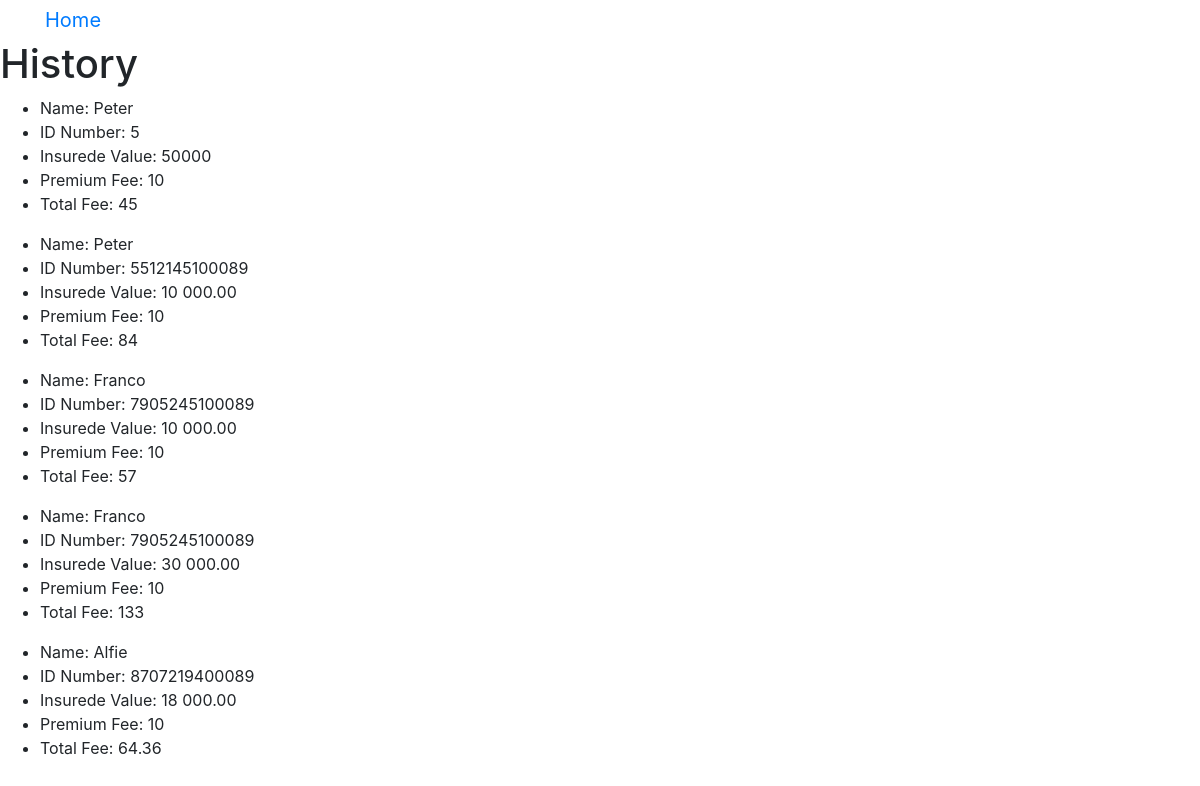
The page /history/ on the database its author committed.
### calc_app/models.py (models this page shows, shortened)
class MemberCaclModel(models.Model):
    memberName = models.CharField(max_length = 13)
    member_id = models.CharField(max_length = 13)
    insuredValue = models.CharField(max_length = 13)
    policyFee = models.CharField(max_length = 13)
    premiumFee = models.CharField(max_length = 13, default = "10")
    total = models.CharField(max_length = 13)

### calc_app/views.py (the view)
# urls.py: path('history/', views.history, name = 'history'),
def history(request):
    history_views = MemberCaclModel.objects.order_by('member_id')
    return render(request, 'history.html', {'history_dict': history_views})

### templates/history.html (shortened to what this page needs)
<!DOCTYPE html>
<html lang="en" dir="ltr">
  <head>
    <link rel="stylesheet" href="https://stackpath.bootstrapcdn.com/bootstrap/4.3.1/css/bootstrap.min.css">
  </head>
  <body>
    <div class="container">
      <a class="navbar-brand" href="{% url 'home' %}">Home</a>
    </div>
    <h1>History</h1>
      {% for mem in history_dict %}
      <ul>
        <li>Name: {{mem.memberName}}</li>
        <li>ID Number: {{mem.member_id}}</li>
        <li>Insurede Value: {{mem.insuredValue}}</li>
        <li>Premium Fee: {{mem.premiumFee}}</li>
        <li>Total Fee: {{mem.total}}</li>
      </ul>
      {% endfor %}
  </body>
</html>

### rows shown on the page
MemberCaclModel: memberName "Peter", member_id "5", insuredValue "50000", premiumFee "10", total "45"
MemberCaclModel: memberName "Peter", member_id "5512145100089", insuredValue "10 000.00", premiumFee "10", total "84"
MemberCaclModel: memberName "Franco", member_id "7905245100089", insuredValue "10 000.00", premiumFee "10", total "57"
MemberCaclModel: memberName "Franco", member_id "7905245100089", insuredValue "30 000.00", premiumFee "10", total "133"
MemberCaclModel: memberName "Alfie", member_id "8707219400089", insuredValue "18 000.00", premiumFee "10", total "64.36"
